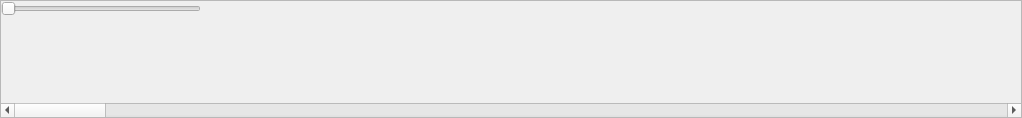
<?xml version="1.0" encoding="UTF-8"?>
<ui version="4.0">
 <class>TimelineWidget</class>
 <widget class="QWidget" name="TimelineWidget">
  <property name="geometry">
   <rect>
    <x>0</x>
    <y>0</y>
    <width>1022</width>
    <height>118</height>
   </rect>
  </property>
  <property name="windowTitle">
   <string>TimelineWidget</string>
  </property>
  <layout class="QVBoxLayout" name="verticalLayout">
   <property name="spacing">
    <number>0</number>
   </property>
   <property name="leftMargin">
    <number>0</number>
   </property>
   <property name="topMargin">
    <number>0</number>
   </property>
   <property name="rightMargin">
    <number>0</number>
   </property>
   <property name="bottomMargin">
    <number>0</number>
   </property>
   <item>
    <widget class="QFrame" name="frame">
     <property name="frameShape">
      <enum>QFrame::StyledPanel</enum>
     </property>
     <property name="frameShadow">
      <enum>QFrame::Raised</enum>
     </property>
     <layout class="QHBoxLayout" name="horizontalLayout">
      <property name="spacing">
       <number>0</number>
      </property>
      <property name="leftMargin">
       <number>0</number>
      </property>
      <property name="topMargin">
       <number>0</number>
      </property>
      <property name="rightMargin">
       <number>0</number>
      </property>
      <property name="bottomMargin">
       <number>0</number>
      </property>
      <item>
       <layout class="QVBoxLayout" name="verticalLayout_2">
        <property name="spacing">
         <number>0</number>
        </property>
        <item>
         <layout class="QHBoxLayout" name="horizontalLayout_2">
          <item>
           <widget class="QSlider" name="horizontalSlider">
            <property name="sizePolicy">
             <sizepolicy hsizetype="Fixed" vsizetype="Fixed">
              <horstretch>0</horstretch>
              <verstretch>0</verstretch>
             </sizepolicy>
            </property>
            <property name="minimumSize">
             <size>
              <width>200</width>
              <height>0</height>
             </size>
            </property>
            <property name="maximumSize">
             <size>
              <width>200</width>
              <height>16777215</height>
             </size>
            </property>
            <property name="minimum">
             <number>1</number>
            </property>
            <property name="maximum">
             <number>200</number>
            </property>
            <property name="pageStep">
             <number>1</number>
            </property>
            <property name="value">
             <number>1</number>
            </property>
            <property name="orientation">
             <enum>Qt::Horizontal</enum>
            </property>
            <property name="tickPosition">
             <enum>QSlider::NoTicks</enum>
            </property>
            <property name="tickInterval">
             <number>1</number>
            </property>
           </widget>
          </item>
          <item>
           <spacer name="horizontalSpacer">
            <property name="orientation">
             <enum>Qt::Horizontal</enum>
            </property>
            <property name="sizeHint" stdset="0">
             <size>
              <width>40</width>
              <height>0</height>
             </size>
            </property>
           </spacer>
          </item>
         </layout>
        </item>
        <item>
         <widget class="QWidget" name="renderWidget" native="true">
          <property name="sizePolicy">
           <sizepolicy hsizetype="Expanding" vsizetype="Expanding">
            <horstretch>0</horstretch>
            <verstretch>0</verstretch>
           </sizepolicy>
          </property>
          <layout class="QHBoxLayout" name="horizontalLayout_3">
           <property name="spacing">
            <number>0</number>
           </property>
           <property name="leftMargin">
            <number>0</number>
           </property>
           <property name="topMargin">
            <number>0</number>
           </property>
           <property name="rightMargin">
            <number>0</number>
           </property>
           <property name="bottomMargin">
            <number>0</number>
           </property>
           <item>
            <spacer name="horizontalSpacer_2">
             <property name="orientation">
              <enum>Qt::Horizontal</enum>
             </property>
             <property name="sizeHint" stdset="0">
              <size>
               <width>947</width>
               <height>20</height>
              </size>
             </property>
            </spacer>
           </item>
          </layout>
         </widget>
        </item>
        <item>
         <widget class="QScrollBar" name="horizontalScrollBar">
          <property name="maximum">
           <number>100</number>
          </property>
          <property name="orientation">
           <enum>Qt::Horizontal</enum>
          </property>
         </widget>
        </item>
       </layout>
      </item>
     </layout>
    </widget>
   </item>
  </layout>
 </widget>
 <layoutdefault spacing="6" margin="11"/>
 <resources/>
 <connections/>
</ui>
